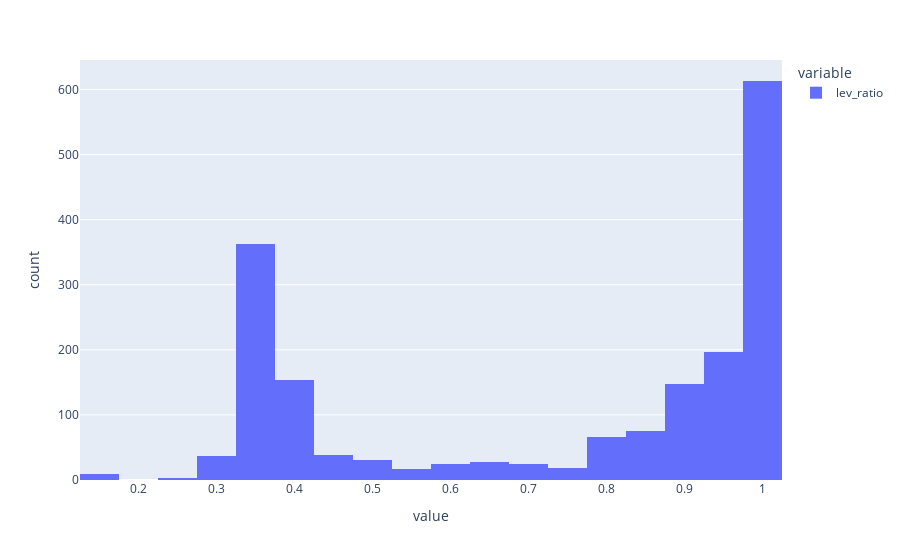

The cell this chart's notebook holds for it:
### Code cell
fig = px.histogram(compare_df['lev_ratio'])
fig.show()

### Figure 1 — Plotly figure (JSON) as saved in the notebook; plotly's stock layout.template omitted (floating-point values rounded to 4 significant figures; data arrays with more than 128 entries replaced by an {"elided": "..."} marker saying what was removed)
{"data": [{"alignmentgroup": "True", "bingroup": "x", "hovertemplate": "variable=lev_ratio<br>value=%{x}<br>count=%{y}<extra></extra>", "legendgroup": "lev_ratio", "marker": {"color": "#636efa"}, "name": "lev_ratio", "offsetgroup": "lev_ratio", "orientation": "v", "showlegend": true, "type": "histogram", "x": {"elided": "1847 float values"}, "xaxis": "x", "yaxis": "y"}], "layout": {"barmode": "relative", "legend": {"title": {"text": "variable"}, "tracegroupgap": 0}, "margin": {"t": 60}, "xaxis": {"anchor": "y", "domain": [0, 1], "title": {"text": "value"}}, "yaxis": {"anchor": "x", "domain": [0, 1], "title": {"text": "count"}}}}
